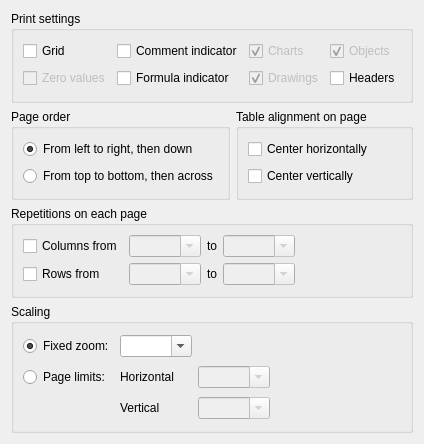
<?xml version="1.0" encoding="UTF-8"?>
<ui version="4.0">
 <author>Stefan Nikolaus &lt;stefan.nikolaus@kdemail.net&gt;</author>
 <comment>This file is part of the KDE project
Copyright 2008 Stefan Nikolaus &lt;stefan.nikolaus@kdemail.net&gt;

This library is free software; you can redistribute it and/or
modify it under the terms of the GNU Library General Public
License as published by the Free Software Foundation; either
version 2 of the License, or (at your option) any later version.

This library is distributed in the hope that it will be useful,
but WITHOUT ANY WARRANTY; without even the implied warranty of
MERCHANTABILITY or FITNESS FOR A PARTICULAR PURPOSE.  See the
GNU Library General Public License for more details.

You should have received a copy of the GNU Library General Public
License along with this library; see the file COPYING.LIB.  If not,
write to the Free Software Foundation, Inc., 51 Franklin Street,
Fifth Floor, Boston, MA 02110-1301, USA.</comment>
 <class>SheetPage</class>
 <widget class="QWidget" name="SheetPage">
  <property name="geometry">
   <rect>
    <x>0</x>
    <y>0</y>
    <width>416</width>
    <height>444</height>
   </rect>
  </property>
  <layout class="QGridLayout" name="gridLayout_4">
   <item row="0" column="0" colspan="2">
    <widget class="QGroupBox" name="groupBox">
     <property name="title">
      <string>Print settings</string>
     </property>
     <layout class="QGridLayout" name="gridLayout">
      <item row="0" column="0">
       <widget class="QCheckBox" name="gridCheckBox">
        <property name="text">
         <string>Grid</string>
        </property>
       </widget>
      </item>
      <item row="0" column="1">
       <widget class="QCheckBox" name="commentCheckBox">
        <property name="text">
         <string>Comment indicator</string>
        </property>
       </widget>
      </item>
      <item row="0" column="2">
       <widget class="QCheckBox" name="chartsCheckBox">
        <property name="enabled">
         <bool>false</bool>
        </property>
        <property name="text">
         <string>Charts</string>
        </property>
        <property name="checked">
         <bool>true</bool>
        </property>
       </widget>
      </item>
      <item row="0" column="3">
       <widget class="QCheckBox" name="objectsCheckBox">
        <property name="enabled">
         <bool>false</bool>
        </property>
        <property name="text">
         <string>Objects</string>
        </property>
        <property name="checked">
         <bool>true</bool>
        </property>
       </widget>
      </item>
      <item row="1" column="0">
       <widget class="QCheckBox" name="zeroValuesCheckBox">
        <property name="enabled">
         <bool>false</bool>
        </property>
        <property name="text">
         <string>Zero values</string>
        </property>
       </widget>
      </item>
      <item row="1" column="1">
       <widget class="QCheckBox" name="formulaCheckBox">
        <property name="text">
         <string>Formula indicator</string>
        </property>
       </widget>
      </item>
      <item row="1" column="2">
       <widget class="QCheckBox" name="drawingsCheckBox">
        <property name="enabled">
         <bool>false</bool>
        </property>
        <property name="text">
         <string>Drawings</string>
        </property>
        <property name="checked">
         <bool>true</bool>
        </property>
       </widget>
      </item>
      <item row="1" column="3">
       <widget class="QCheckBox" name="headersCheckBox">
        <property name="enabled">
         <bool>true</bool>
        </property>
        <property name="text">
         <string>Headers</string>
        </property>
       </widget>
      </item>
     </layout>
    </widget>
   </item>
   <item row="1" column="0">
    <widget class="QGroupBox" name="groupBox_2">
     <property name="title">
      <string>Page order</string>
     </property>
     <layout class="QVBoxLayout" name="verticalLayout">
      <item>
       <widget class="QRadioButton" name="ltrButton">
        <property name="text">
         <string>From left to right, then down</string>
        </property>
        <property name="checked">
         <bool>true</bool>
        </property>
       </widget>
      </item>
      <item>
       <widget class="QRadioButton" name="ttbButton">
        <property name="text">
         <string>From top to bottom, then across</string>
        </property>
       </widget>
      </item>
     </layout>
    </widget>
   </item>
   <item row="1" column="1">
    <widget class="QGroupBox" name="groupBox_5">
     <property name="title">
      <string>Table alignment on page</string>
     </property>
     <layout class="QVBoxLayout" name="verticalLayout_2">
      <item>
       <widget class="QCheckBox" name="horizontalCheckBox">
        <property name="text">
         <string>Center horizontally</string>
        </property>
       </widget>
      </item>
      <item>
       <widget class="QCheckBox" name="verticalCheckBox">
        <property name="text">
         <string>Center vertically</string>
        </property>
       </widget>
      </item>
     </layout>
    </widget>
   </item>
   <item row="2" column="0" colspan="2">
    <widget class="QGroupBox" name="groupBox_3">
     <property name="title">
      <string>Repetitions on each page</string>
     </property>
     <layout class="QGridLayout" name="gridLayout_2">
      <item row="0" column="0">
       <widget class="QCheckBox" name="columnsCheckBox">
        <property name="enabled">
         <bool>true</bool>
        </property>
        <property name="text">
         <string>Columns from</string>
        </property>
       </widget>
      </item>
      <item row="1" column="0">
       <widget class="QCheckBox" name="rowsCheckBox">
        <property name="enabled">
         <bool>true</bool>
        </property>
        <property name="text">
         <string>Rows from</string>
        </property>
       </widget>
      </item>
      <item row="1" column="2">
       <widget class="QLabel" name="label_2">
        <property name="text">
         <string>to</string>
        </property>
       </widget>
      </item>
      <item row="0" column="2">
       <widget class="QLabel" name="label_1">
        <property name="text">
         <string>to</string>
        </property>
       </widget>
      </item>
      <item row="1" column="1">
       <widget class="KComboBox" name="startRowComboBox">
        <property name="enabled">
         <bool>false</bool>
        </property>
        <property name="editable">
         <bool>true</bool>
        </property>
       </widget>
      </item>
      <item row="0" column="1">
       <widget class="KComboBox" name="startColumnComboBox">
        <property name="enabled">
         <bool>false</bool>
        </property>
        <property name="editable">
         <bool>true</bool>
        </property>
       </widget>
      </item>
      <item row="1" column="3">
       <widget class="KComboBox" name="endRowComboBox">
        <property name="enabled">
         <bool>false</bool>
        </property>
        <property name="editable">
         <bool>true</bool>
        </property>
       </widget>
      </item>
      <item row="0" column="3">
       <widget class="KComboBox" name="endColumnComboBox">
        <property name="enabled">
         <bool>false</bool>
        </property>
        <property name="editable">
         <bool>true</bool>
        </property>
       </widget>
      </item>
      <item row="0" column="4" rowspan="2">
       <spacer name="horizontalSpacer_2">
        <property name="orientation">
         <enum>Qt::Horizontal</enum>
        </property>
        <property name="sizeHint" stdset="0">
         <size>
          <width>40</width>
          <height>20</height>
         </size>
        </property>
       </spacer>
      </item>
     </layout>
    </widget>
   </item>
   <item row="3" column="0" colspan="2">
    <widget class="QGroupBox" name="groupBox_4">
     <property name="title">
      <string>Scaling</string>
     </property>
     <layout class="QGridLayout" name="gridLayout_3">
      <item row="0" column="0">
       <widget class="QRadioButton" name="zoomButton">
        <property name="text">
         <string>Fixed zoom:</string>
        </property>
        <property name="checked">
         <bool>true</bool>
        </property>
       </widget>
      </item>
      <item row="0" column="1">
       <widget class="KComboBox" name="zoomComboBox">
        <property name="editable">
         <bool>true</bool>
        </property>
       </widget>
      </item>
      <item row="0" column="3" rowspan="3">
       <spacer name="horizontalSpacer">
        <property name="orientation">
         <enum>Qt::Horizontal</enum>
        </property>
        <property name="sizeHint" stdset="0">
         <size>
          <width>143</width>
          <height>88</height>
         </size>
        </property>
       </spacer>
      </item>
      <item row="1" column="0">
       <widget class="QRadioButton" name="pageLimitsButton">
        <property name="text">
         <string>Page limits:</string>
        </property>
       </widget>
      </item>
      <item row="1" column="1">
       <widget class="QLabel" name="label_3">
        <property name="enabled">
         <bool>true</bool>
        </property>
        <property name="text">
         <string>Horizontal</string>
        </property>
       </widget>
      </item>
      <item row="1" column="2">
       <widget class="KComboBox" name="horizontalComboBox">
        <property name="enabled">
         <bool>false</bool>
        </property>
        <property name="editable">
         <bool>true</bool>
        </property>
       </widget>
      </item>
      <item row="2" column="1">
       <widget class="QLabel" name="label_4">
        <property name="enabled">
         <bool>true</bool>
        </property>
        <property name="text">
         <string>Vertical</string>
        </property>
       </widget>
      </item>
      <item row="2" column="2">
       <widget class="KComboBox" name="verticalComboBox">
        <property name="enabled">
         <bool>false</bool>
        </property>
        <property name="editable">
         <bool>true</bool>
        </property>
       </widget>
      </item>
     </layout>
    </widget>
   </item>
  </layout>
 </widget>
 <customwidgets>
  <customwidget>
   <class>KComboBox</class>
   <extends>QComboBox</extends>
   <header>KComboBox</header>
  </customwidget>
 </customwidgets>
 <resources/>
 <connections/>
</ui>
